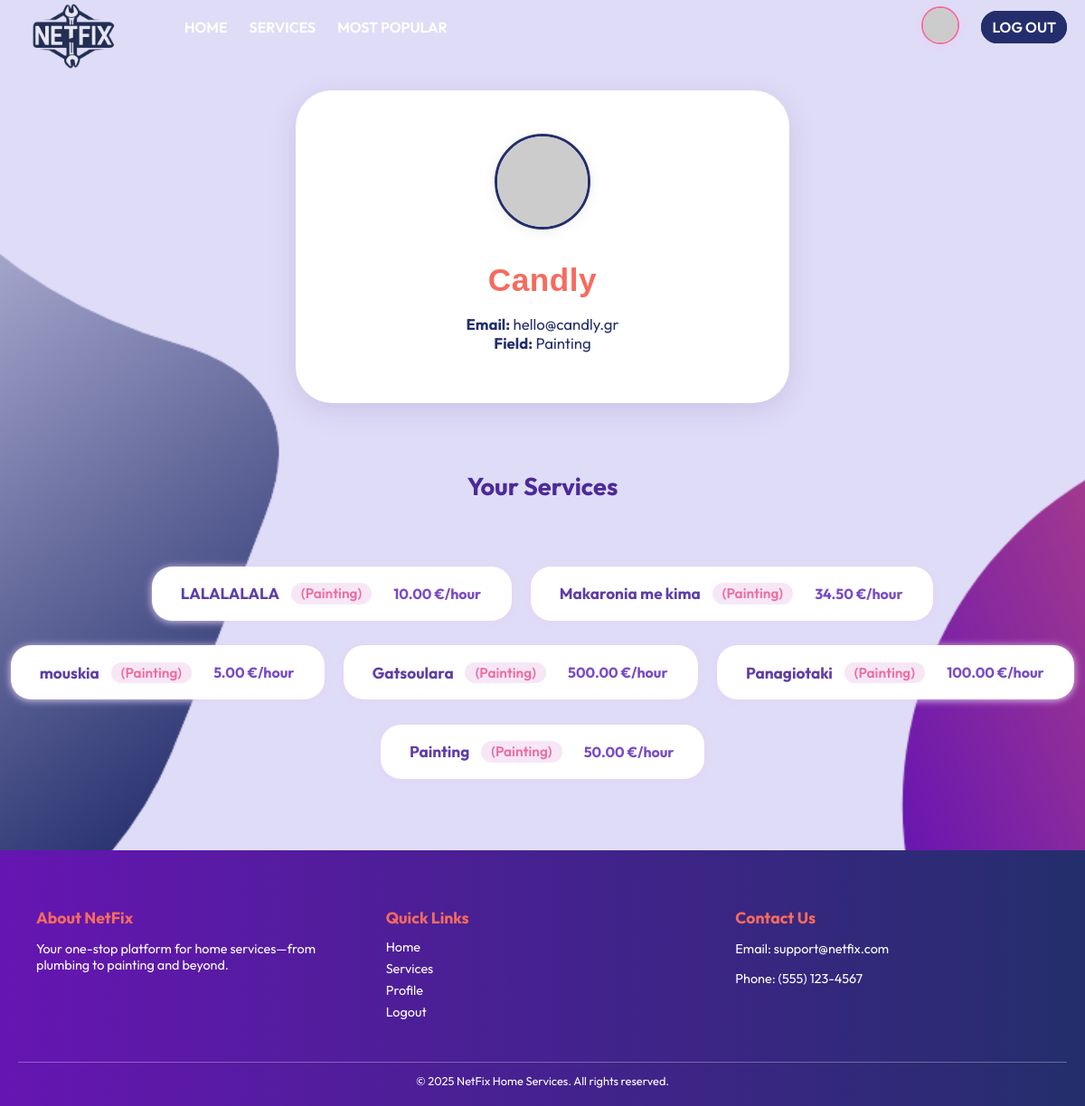
Screenshot of /accounts/company/Candly/ (signed in) with the database file from the repository.
### users/models.py (models this page shows, shortened)
class Company(models.Model):
    FIELD_CHOICES = [
        ("Air Conditioner", "Air Conditioner"),
        ("All in One",      "All in One"),
        ("Carpentry",       "Carpentry"),
        ("Electricity",     "Electricity"),
        ("Gardening",       "Gardening"),
        ("Home Machines",   "Home Machines"),
        ("Housekeeping",    "Housekeeping"),
        ("Interior Design", "Interior Design"),
        ("Locks",           "Locks"),
        ("Painting",        "Painting"),
        ("Plumbing",        "Plumbing"),
        ("Water Heaters",   "Water Heaters"),
    ]
    user = models.OneToOneField(
        User,
        on_delete=models.CASCADE,
        primary_key=True,
        related_name="company_profile"
    )
    field_of_work = models.CharField(
        max_length=30,
        choices=FIELD_CHOICES,
        default="All in One",
    )
    rating = models.IntegerField(
        validators=[MinValueValidator(0), MaxValueValidator(5)],
        default=0,
    )
    avatar_index = models.CharField(
        max_length=2,
        default='1',
        choices=[(str(i), f"Avatar {i}") for i in "123456789ABCDEFGHIJK"]
    )

class User(AbstractUser):
    is_company = models.BooleanField(default=False)
    is_customer = models.BooleanField(default=False)
    email = models.CharField(max_length=100, unique=True)

### services/models.py (models this page shows, shortened)
class Service(models.Model):
    FIELD_CHOICES = (
        ('Air Conditioner', 'Air Conditioner'),
        ('Carpentry', 'Carpentry'),
        ('Electricity', 'Electricity'),
        ('Gardening', 'Gardening'),
        ('Home Machines', 'Home Machines'),
        ('Housekeeping', 'Housekeeping'),  # Fixed spelling!
        ('Interior Design', 'Interior Design'),
        ('Locks', 'Locks'),
        ('Painting', 'Painting'),
        ('Plumbing', 'Plumbing'),
        ('Water Heaters', 'Water Heaters'),
    )
    company = models.ForeignKey(Company, on_delete=models.CASCADE)
    name = models.CharField(max_length=40)
    description = models.TextField()
    price_per_hour = models.DecimalField(decimal_places=2, max_digits=7)
    rating = models.IntegerField(
        validators=[MinValueValidator(0), MaxValueValidator(5)],
        default=0
    )
    field = models.CharField(max_length=30, choices=FIELD_CHOICES)
    date_created = models.DateTimeField(auto_now_add=True)

### users/views.py (the view, shortened to what this page needs)
@login_required
def company_profile(request, username):
    user = get_object_or_404(User, username=username, is_company=True)
    company = get_object_or_404(Company, user=user)
    services = Service.objects.filter(company=company).order_by('-date_created')
    edit_mode = request.GET.get('edit') == '1' and request.user == company.user
    return render(request, 'users/company_profile.html', {
        'company': company,
        'services': services,
        'edit_mode': edit_mode,
        'profile_user': company.user,
    })

### users/templates/users/company_profile.html (shortened to what this page needs)
{% extends 'main/base.html' %}
{% load static %}
{% block content %}
<div class="profile-container">
  <div class="profile-card">
    <form id="profile-form" method="post" autocomplete="off">
      <div style="text-align: center;">
        <img
            id="main-avatar"
            src="https://api.dicebear.com/7.x/bottts/svg?seed={{ company.user.username }}{{ company.avatar_index|default:'1' }}"
            class="avatar-main-img"
            style="margin-bottom: 1.5rem; cursor:{% if edit_mode %}pointer{% else %}default{% endif %};"
        />
      </div>
      <div class="profile-name">{{ company.user.username }}</div>
      <div class="profile-details">
        <div><strong>Email:</strong> {{ company.user.email }}</div>
        <div><strong>Field:</strong> {{ company.get_field_of_work_display }}</div>
      </div>
    </form>
  </div>
</div>
<div class="services-section">
  <div class="services-title">Your Services</div>
  <div class="services-list">
    {% for service in services %}
      <div class="service-pill">
        <strong>{{ service.name }}</strong>
        <span class="service-field">({{ service.field }})</span>
        <span class="service-price">{{ service.price_per_hour }} €/hour</span>
      </div>
    {% empty %}
      <div>No services yet.</div>
    {% endfor %}
  </div>
</div>
{% endblock %}

### static/css/style.css (style rules this page uses)
:root { --color-primary: #242E6C; --color-secondary: #6615B2; --color-bg: #DFDCF7; --color-accent: #F66B5E; --color-hover: #A734CD; --color-text: #242E6C; --color-white: #ffffff; }
body { background: var(--color-bg) url('/static/images/login.png') center center/cover no-repeat; color: var(--color-text); font-family: 'Outfit', sans-serif; margin: 0; padding: 0; }
html, body { overflow-x: hidden; height: 100%; margin: 0; }
body { display: flex; flex-direction: column; }
.services-title { font-size: 1.7rem; color: #4c2a97; font-weight: bold; text-align: center; margin-top: 2.5rem; margin-bottom: 3rem; }
.services-section { margin-top: 2.7rem; margin-bottom: 2.5rem; }
.services-list { display: flex; flex-wrap: wrap; justify-content: center; gap: 1.3rem; padding-top: 1.5rem; padding-bottom: 2rem; margin-bottom: 2rem; }
.service-pill, .service-profile-item { background: #fff; border-radius: 1.4rem; box-shadow: 0 1px 8px #e7d1f5; padding: 1.15rem 2.1rem 1.15rem 2rem; display: flex; gap: 0.8rem; align-items: center; font-size: 1.08rem; font-weight: 500; color: #5f3ea7; min-width: 245px; margin-bottom: 0.4rem; }
.service-field { color: #ed6ea0; background: #f7e7f6; border-radius: 1.1rem; padding: 0.14rem 0.7rem; font-size: 0.96rem; font-weight: 600; }
.service-price { color: #794bc4; font-weight: 700; margin-left: 0.7rem; font-size: 1rem; }
.avatar-main-img, #main-avatar { width: 100px !important; height: 100px !important; border-radius: 50%; background: #f8f7fc; box-shadow: 0 2px 16px #eee; border: 3px solid #242E6C; object-fit: cover; }
.profile-name, .profile-username { font-family: 'Lexend Exa', 'Poppins', 'Nunito', sans-serif; font-size: 2.2rem; color: var(--color-accent); margin: 0.5rem 0 1.1rem 0; font-weight: 800; letter-spacing: 0.5px; }
.profile-details, .profile-info { font-size: 1.05rem; color: var(--color-primary); margin-bottom: 1.5rem; }
.profile-container { display: flex; justify-content: center; margin-top: 2.5rem; }
.profile-card { background: #fff; border-radius: 2.5rem; box-shadow: 0 8px 32px rgba(60,40,120,0.13); padding: 3rem 3rem 2rem 3rem; text-align: center; width: 450px; margin-bottom: 2rem; }

### rows the page displays
Company: user.username "Candly", user.email "hello@candly.gr", field_of_work "Painting"
Service: name "LALALALALA", field "Painting", price_per_hour "10.00"
Service: name "Makaronia me kima", field "Painting", price_per_hour "34.50"
Service: name "mouskia", field "Painting", price_per_hour "5.00"
Service: name "Gatsoulara", field "Painting", price_per_hour "500.00"
Service: name "Panagiotaki", field "Painting", price_per_hour "100.00"
Service: name "Painting", field "Painting", price_per_hour "50.00"
